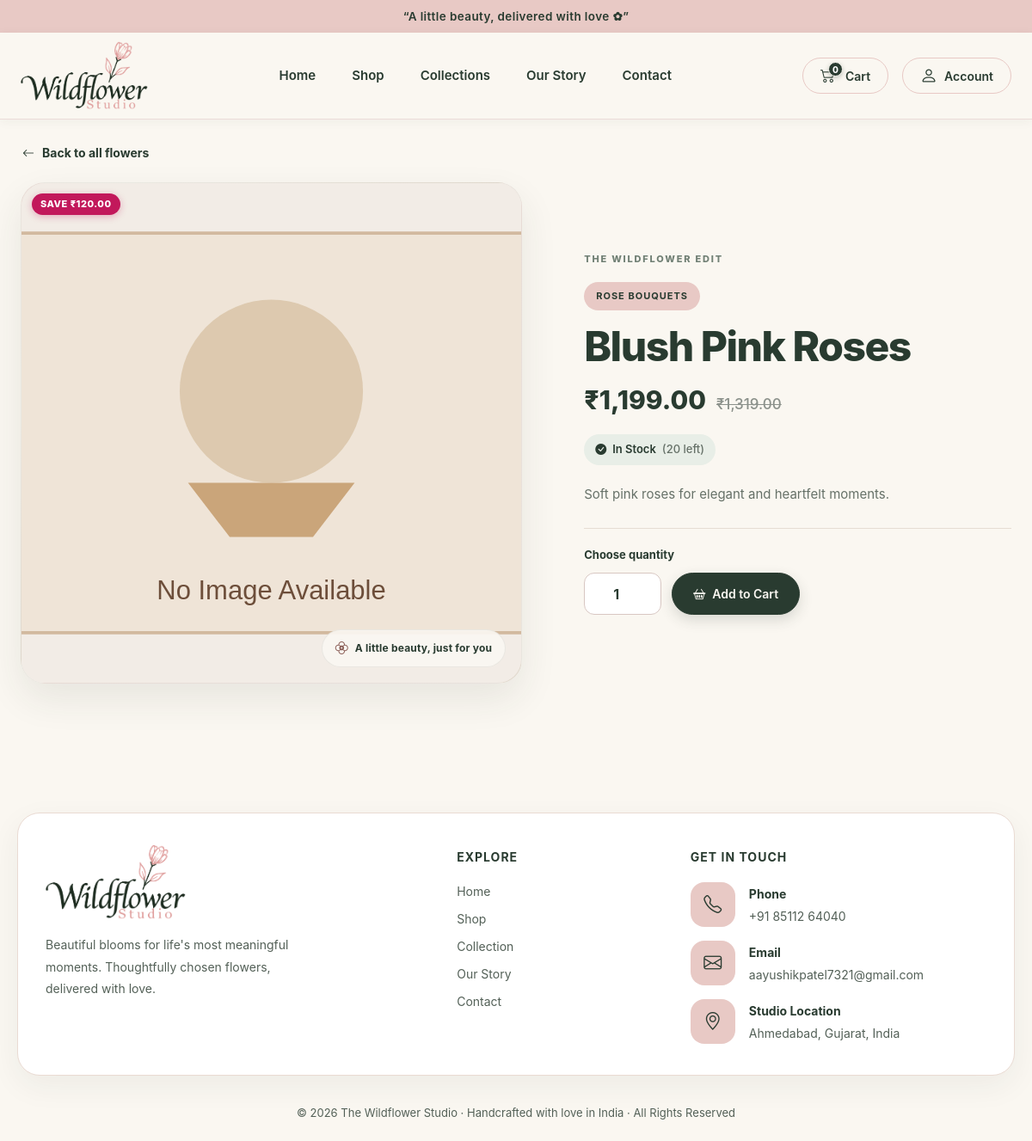
The page /product-details.php?id=2 on the database its author committed.
### tables this page shows
CREATE TABLE `products` (
  `id` int NOT NULL AUTO_INCREMENT,
  `name` varchar(150) NOT NULL,
  `description` text,
  `price` decimal(10,2) NOT NULL DEFAULT '0.00',
  `discount` decimal(10,2) DEFAULT '0.00',
  `stock` int DEFAULT '0',
  `category` varchar(100) DEFAULT NULL,
  `category_id` int DEFAULT NULL,
  `image` varchar(255) DEFAULT NULL,
  `status` enum('active','inactive') DEFAULT 'active',
  `created_at` timestamp NULL DEFAULT CURRENT_TIMESTAMP,
  PRIMARY KEY (`id`)
);

CREATE TABLE `categories` (
  `id` int NOT NULL AUTO_INCREMENT,
  `name` varchar(100) NOT NULL,
  `image` varchar(255) DEFAULT NULL,
  `description` text,
  `status` enum('active','inactive') DEFAULT 'active',
  `created_at` timestamp NULL DEFAULT CURRENT_TIMESTAMP,
  PRIMARY KEY (`id`),
  UNIQUE KEY `name` (`name`)
);

### functions.php (called while the page is built, shortened)
<?php
function e($v){ return htmlspecialchars((string)$v, ENT_QUOTES, 'UTF-8'); }
function product_image_url($image, $fallback='images/no-image.svg'){
    $image = trim((string)$image);
    $safeName = basename($image);
    $uploadsPath = __DIR__ . '/../uploads/products/' . $safeName;
    $imagesPath = __DIR__ . '/../images/' . $safeName;
    return $fallback;
}
function price($n){ return '₹'.number_format((float)$n,2); }
?>

### product-details.php (the view, shortened to what this page needs)
<?php
require 'config/database.php';
$id = (int)($_GET['id'] ?? 0);
$st = $conn->prepare("SELECT p.*, c.name category_name FROM products p LEFT JOIN categories c ON p.category_id=c.id WHERE p.id=? AND p.status='active'");
$st->bind_param('i', $id);
$st->execute();
$product = $st->get_result()->fetch_assoc();
require 'includes/header.php';
?>
  <main class="product-detail-page">
    <a class="detail-back-link" href="products.php"><i class="bi bi-arrow-left"></i> Back to all flowers</a>
    <div class="detail-grid">
      <div class="detail-img">
        <?php if ($product['image']): ?>
          <img src="<?= product_image_url($product['image']) ?>" alt="<?= e($product['name']) ?>">
        <?php else: ?>
          <span class="detail-image-placeholder" aria-hidden="true"><i class="bi bi-flower1"></i></span>
        <?php endif; ?>
        <?php if (!empty($product['discount']) && $product['discount'] > 0): ?>
          <span class="home-discount-badge">SAVE <?= price($product['discount']) ?></span>
        <?php endif; ?>
        <span class="detail-image-note"><i class="bi bi-flower2"></i> A little beauty, just for you</span>
      </div>
      <section class="detail-info" aria-labelledby="product-title">
        <span class="detail-kicker">THE WILDFLOWER EDIT</span>
        <span class="category-tag"><?= e($product['category_name'] ?? $product['category'] ?? 'Handmade') ?></span>
        <h1 id="product-title"><?= e($product['name']) ?></h1>
        <div class="detail-price">
          <?= price($product['price']) ?>
          <?php if (!empty($product['discount']) && $product['discount'] > 0): ?>
            <span class="detail-original-price"><?= price($product['price'] + $product['discount']) ?></span>
          <?php endif; ?>
        </div>
        <?php if ($product['stock'] > 0): ?>
          <span class="stock-badge in"><i class="bi bi-check-circle-fill"></i> In Stock <span>(<?= $product['stock'] ?> left)</span></span>
        <?php else: ?>
          <span class="stock-badge out"><i class="bi bi-x-circle-fill"></i> Out of Stock</span>
        <?php endif; ?>
        <p class="desc"><?= nl2br(e($product['description'])) ?></p>
        <?php if ($product['stock'] > 0): ?>
        <form action="cart.php" method="post" class="detail-buy-form">
          <label for="detail-quantity">Choose quantity</label>
          <div class="qty-row">
            <input id="detail-quantity" class="qty-input" type="number" name="quantity" value="1" min="1" max="<?= $product['stock'] ?>">
            <button type="submit" class="btn btn-primary"><i class="bi bi-basket2"></i> Add to Cart</button>
          </div>
        </form>
        <?php else: ?>
          <div class="detail-stock-notice"><i class="bi bi-heart"></i> This flower is resting for now. Please check back soon.</div>
        <?php endif; ?>
      </section>
    </div>
  </div>
<?php require 'includes/footer.php'; ?>

### rows shown on the page
products: discount "₹120.00", category.name "ROSE BOUQUETS", name "Blush Pink Roses", price "₹1,199.00", price($product['price'] + $product['discount']) "₹1,319.00", stock "20", description "Soft pink roses for elegant and heartfelt moments."

### other values the page prints
$cartCount "0"
